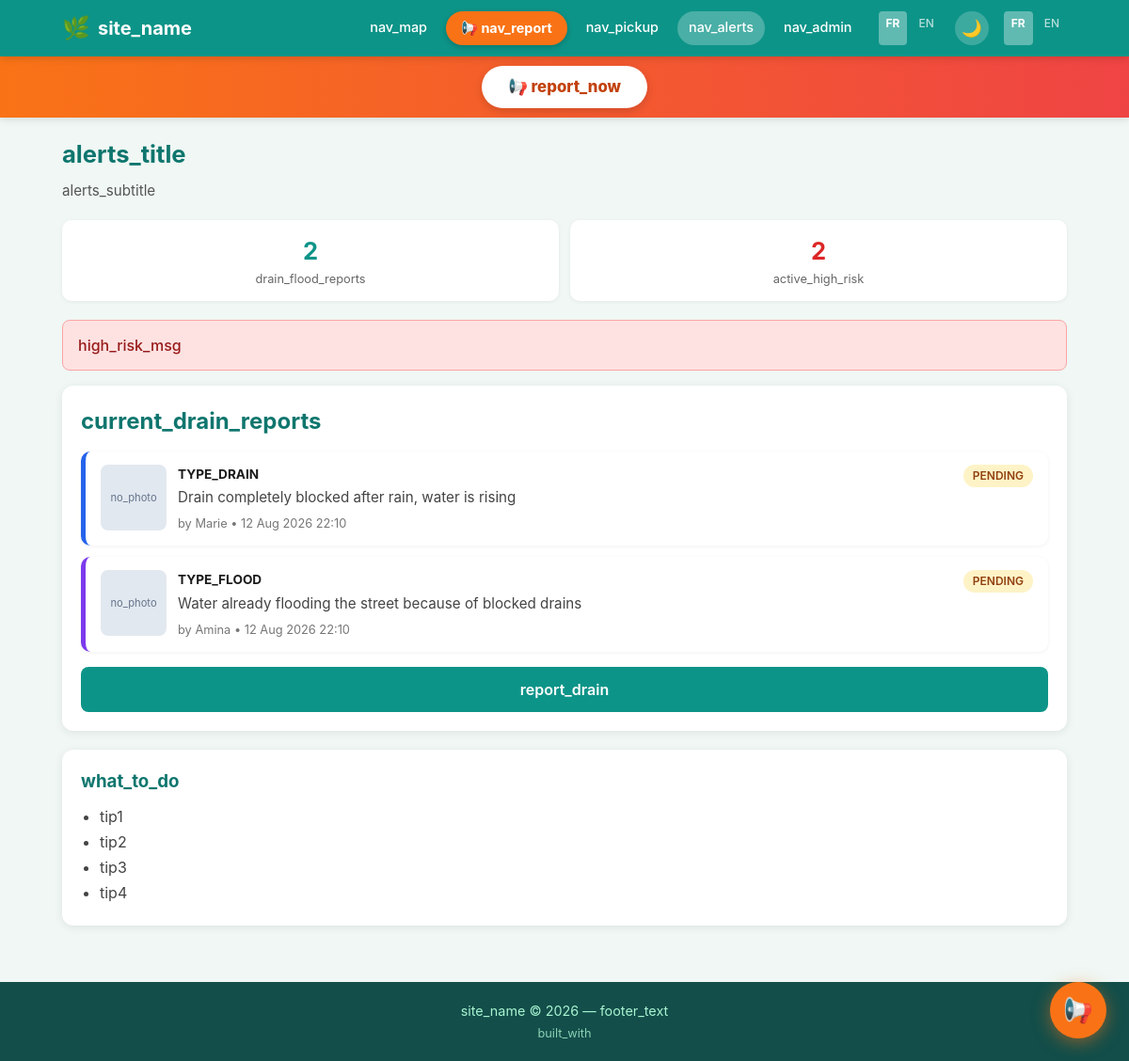
Screenshot of /alerts.php with the database file from the repository.
### tables this page shows
CREATE TABLE reports (
    id INT AUTO_INCREMENT PRIMARY KEY,
    type ENUM('dump', 'overflowing_bin', 'clogged_drain', 'flood_risk', 'other') NOT NULL,
    description TEXT,
    latitude DECIMAL(10, 8) NOT NULL,
    longitude DECIMAL(11, 8) NOT NULL,
    photo VARCHAR(255) DEFAULT NULL,
    status ENUM('pending', 'in_progress', 'resolved') DEFAULT 'pending',
    reporter_name VARCHAR(100) DEFAULT 'Anonymous',
    reporter_phone VARCHAR(20) DEFAULT NULL,
    created_at TIMESTAMP DEFAULT CURRENT_TIMESTAMP,
    updated_at TIMESTAMP DEFAULT CURRENT_TIMESTAMP ON UPDATE CURRENT_TIMESTAMP
);

### includes/lang.php (called while the page is built, shortened)
<?php
if (!function_exists('t')) {
    function t($key) {
        global $lang;
        return $lang[$key] ?? $key;
    }
}
?>

### alerts.php (the view, shortened to what this page needs)
<?php
require_once 'config/db.php';
require_once 'includes/lang.php';
$stmt = $pdo->query("SELECT * FROM reports
                     WHERE type IN ('clogged_drain', 'flood_risk')
                     ORDER BY created_at DESC");
$drainReports = $stmt->fetchAll();
$highRiskCount = 0;
foreach ($drainReports as $r) {
    if ($r['status'] === 'pending') $highRiskCount++;
}
include 'includes/header.php';
?>
<div class="container">
    <h1 class="page-title"><?php echo t('alerts_title'); ?></h1>
    <p class="page-subtitle"><?php echo t('alerts_subtitle'); ?></p>
    <div class="stats-bar">
        <div class="stat-card">
            <div class="stat-number"><?php echo count($drainReports); ?></div>
            <div class="stat-label"><?php echo t('drain_flood_reports'); ?></div>
        </div>
        <div class="stat-card">
            <div class="stat-number" style="color:#dc2626;"><?php echo $highRiskCount; ?></div>
            <div class="stat-label"><?php echo t('active_high_risk'); ?></div>
        </div>
    </div>
    <?php if ($highRiskCount > 0): ?>
        <div class="alert alert-error">
            <?php echo sprintf(t('high_risk_msg'), $highRiskCount); ?>
        </div>
    <?php else: ?>
        <div class="alert alert-success">
            <?php echo t('no_risk_msg'); ?>
        </div>
    <?php endif; ?>
    <div class="card">
        <h2 style="margin-bottom:14px; color:#0f766e;"><?php echo t('current_drain_reports'); ?></h2>
        <?php if (empty($drainReports)): ?>
            <p><?php echo t('no_drain_reports'); ?></p>
        <?php else: ?>
            <ul class="report-list">
                <?php foreach ($drainReports as $report): ?>
                    <li class="report-item <?php echo htmlspecialchars($report['type']); ?>">
                        <?php if (!empty($report['photo']) && file_exists($report['photo'])): ?>
                            <img src="<?php echo htmlspecialchars($report['photo']); ?>" alt="Photo" class="report-photo">
                        <?php else: ?>
                            <div class="report-photo-placeholder"><?php echo t('no_photo'); ?></div>
                        <?php endif; ?>
                        <div style="flex:1;">
                            <div class="report-type">
                                <?php echo $report['type'] === 'clogged_drain' ? t('type_drain') : t('type_flood'); ?>
                            </div>
                            <div class="report-desc"><?php echo htmlspecialchars($report['description'] ?: '-'); ?></div>
                            <div class="report-meta">
                                <?php echo t('by'); ?> <?php echo htmlspecialchars($report['reporter_name']); ?> •
                                <?php echo date('d M Y H:i', strtotime($report['created_at'])); ?>
                            </div>
                        </div>
                        <span class="status-badge status-<?php echo $report['status']; ?>">
                            <?php echo $report['status']; ?>
                        </span>
                    </li>
                <?php endforeach; ?>
            </ul>
        <?php endif; ?>
        <a href="report.php" class="btn btn-block" style="margin-top:16px;"><?php echo t('report_drain'); ?></a>
    </div>
    <div class="card" style="margin-top:20px;">
        <h3 style="color:#0f766e; margin-bottom:10px;"><?php echo t('what_to_do'); ?></h3>
        <ul style="padding-left:20px; color:#444; line-height:1.7;">
            <li><?php echo t('tip1'); ?></li>
            <li><?php echo t('tip2'); ?></li>
            <li><?php echo t('tip3'); ?></li>
            <li><?php echo t('tip4'); ?></li>
        </ul>
    </div>
</div>
<?php include 'includes/footer.php'; ?>

### css/style.css (style rules this page uses)
* { margin: 0; padding: 0; box-sizing: border-box; }
body { font-family: -apple-system, BlinkMacSystemFont, "Segoe UI", Roboto, "Helvetica Neue", Arial, sans-serif; background: #f0f7f4; color: #1a1a1a; line-height: 1.5; min-height: 100vh; display: flex; flex-direction: column; }
.container { width: 100%; max-width: 1100px; margin: 0 auto; padding: 0 16px; }
.report-photo-placeholder { width: 70px; height: 70px; background: #e2e8f0; border-radius: 8px; display: flex; align-items: center; justify-content: center; font-size: 0.7rem; color: #64748b; text-align: center; flex-shrink: 0; }
.page-title { font-size: 1.6rem; margin-bottom: 8px; color: #0f766e; }
.page-subtitle { color: #555; margin-bottom: 20px; font-size: 0.95rem; }
.card { background: white; border-radius: 12px; padding: 20px; box-shadow: 0 2px 10px rgba(0,0,0,0.08); margin-bottom: 20px; }
.btn { display: inline-block; background: #0d9488; color: white; border: none; padding: 12px 24px; border-radius: 8px; font-size: 1rem; font-weight: 600; cursor: pointer; text-decoration: none; text-align: center; transition: background 0.2s; }
.btn-block { display: block; width: 100%; }
.alert { padding: 14px 16px; border-radius: 8px; margin-bottom: 16px; font-weight: 500; }
.alert-error { background: #fee2e2; color: #991b1b; border: 1px solid #fca5a5; }
.report-list { list-style: none; }
.report-item { background: white; border-radius: 10px; padding: 14px 16px; margin-bottom: 12px; box-shadow: 0 1px 4px rgba(0,0,0,0.06); border-left: 5px solid #0d9488; display: flex; justify-content: space-between; align-items: flex-start; gap: 12px; }
.report-item.clogged_drain { border-left-color: #2563eb; }
.report-item.flood_risk { border-left-color: #7c3aed; }
.report-type { font-weight: 700; font-size: 0.85rem; text-transform: uppercase; margin-bottom: 4px; }
.report-desc { font-size: 0.95rem; color: #444; }
.report-meta { font-size: 0.8rem; color: #777; margin-top: 6px; }
.status-badge { display: inline-block; padding: 3px 10px; border-radius: 20px; font-size: 0.75rem; font-weight: 600; text-transform: uppercase; }
.status-pending { background: #fef3c7; color: #92400e; }
.stats-bar { display: flex; gap: 12px; margin-bottom: 20px; flex-wrap: wrap; }
.stat-card { flex: 1; min-width: 120px; background: white; border-radius: 10px; padding: 14px; text-align: center; box-shadow: 0 1px 4px rgba(0,0,0,0.06); }
.stat-number { font-size: 1.6rem; font-weight: 700; color: #0d9488; }
.stat-label { font-size: 0.8rem; color: #666; }

### rows the page displays
reports: description "Drain completely blocked after rain, water is rising", reporter_name "Marie", created_at "12 Aug 2026 22:10", status "PENDING"
reports: description "Water already flooding the street because of blocked drains", reporter_name "Amina", created_at "12 Aug 2026 22:10", status "PENDING"

### other values shown
t('site_name') "site_name"
t('nav_map') "nav_map"
t('nav_report') "nav_report"
t('nav_pickup') "nav_pickup"
t('nav_alerts') "nav_alerts"
t('nav_admin') "nav_admin"
t('report_now') "report_now"
t('alerts_title') "alerts_title"
t('alerts_subtitle') "alerts_subtitle"
count($drainReports) "2"
t('drain_flood_reports') "drain_flood_reports"
$highRiskCount "2"
t('active_high_risk') "active_high_risk"
sprintf(t('high_risk_msg'), $highRiskCount) "high_risk_msg"
t('current_drain_reports') "current_drain_reports"
